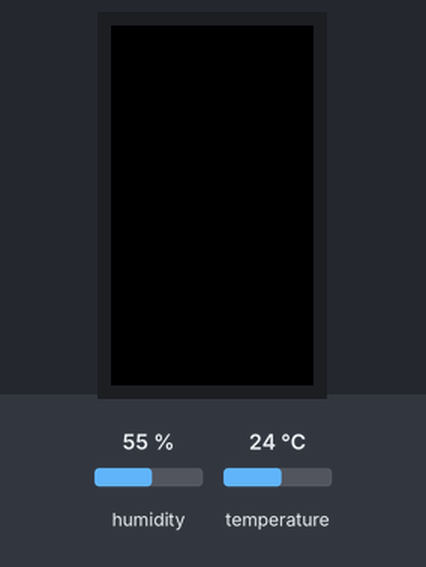
Simulated run of this sketch. Board: ESP32. On the bench: 240×135 colour display. Inputs (shaded band) come from the test bench; at power-on: humidity 55 %, temperature 24 °C. Nothing arrives over Bluetooth unless stated; a phone connects over Bluetooth LE 3 s after start; what the sketch prints to the serial monitor is not drawn.

Above: at 1.3 s.
1.4 s: humidity set to 22 %
At 10.9 s:
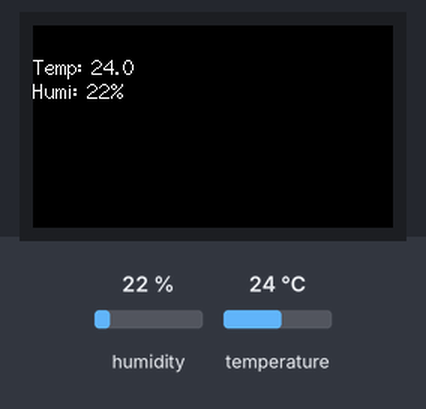
11.5 s: temperature set to 12 °C
At 20.5 s:
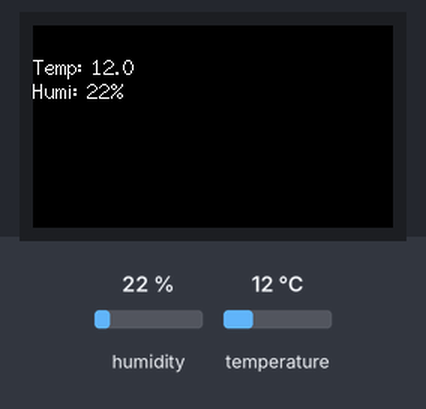
21.5 s: humidity set to 40 %
At 31.2 s:
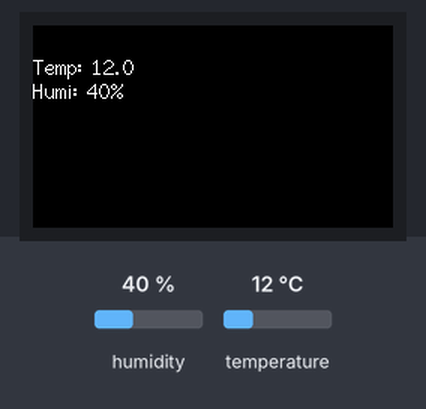
31.5 s: temperature set to 19 °C
Timing chart, 0 to 34.5 s (numbered marks = the images above; inputs shaded):
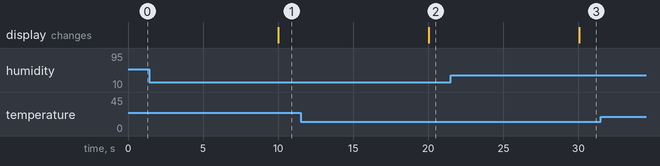

Measured:
- after the input at 1.4 s, the display: changes after 8.6 s (image 1)
- after the input at 11.5 s, the display: changes after 8.5 s (image 2)
- after the input at 21.5 s, the display: changes after 8.6 s (image 3)

The sketch:

temp.ino
```cpp
#include "M5StickCPlus.h"
#include "Adafruit_SGP30.h"
#include "DHT12.h"
#include <Wire.h>
#include "Adafruit_Sensor.h"
#include "Adafruit_SGP30.h"
#include "BLEDevice.h"
#include "BLEServer.h" // Bluetooth Low Energy
#include "BLEUtils.h" // Bluetooth Low Energy
#include "BLE2902.h"


#define temperatureCelsius

//define the bluetooh server name
#define bleServerName "BME280"

#define SERVICE_UUID "91bad492-b950-4226-aa2b-4ede9fa42f60"

float temp;
float hum;
DHT12 dht12;

bool deviceConnected = false;

// Timer variables
unsigned long lastTime = 0;
unsigned long timerDelay = 10000;

static BLEUUID bmeServiceUUID("91bad492-b950-4226-aa2b-4ede9fa42f59");

//BLE characteristic and descriptor
BLECharacteristic bmeTemperatureCelsiusCharacteristics("cba1d466-344c-4be3-ab3f-189f80dd7518", BLECharacteristic::PROPERTY_NOTIFY);
  BLEDescriptor bmeTemperatureCelsiusDescriptor(BLEUUID((uint16_t)0x2902));

//Humidity Charactertistic and descriptor
BLECharacteristic bmeHumidityCharacteristics("ca73b3ba-39f6-4ab3-91ae-186dc9577d99", BLECharacteristic::PROPERTY_NOTIFY);
BLEDescriptor bmeHumidityDescriptor(BLEUUID((uint16_t)0x2903));


//Setup callbacks onConnect and onDisconnect
class MyServerCallbacks: public BLEServerCallbacks {
  void onConnect(BLEServer* pServer) {
    deviceConnected = true;
  };
  void onDisconnect(BLEServer* pServer) {
    deviceConnected = false;
  }
};

void setup(){

  Serial.begin(115200);
  setupDHT12();
  setupBluetooth();

}
void loop() {
  if(deviceConnected){
    if((millis() - lastTime) > timerDelay){
      temp = dht12.readTemperature();
      hum = dht12.readHumidity();
      M5.Lcd.setCursor(0,20,2);
      M5.Lcd.printf("Temp: %2.1f \n", temp);
      M5.Lcd.printf("Humi: %2.0f%% \n", hum);

      //notify temperature reading from dht12
      static char temperatureCTemp[6];
      dtostrf(temp, 6, 2, temperatureCTemp);
      bmeTemperatureCelsiusCharacteristics.setValue(temperatureCTemp);
      bmeTemperatureCelsiusCharacteristics.notify();
      Serial.print("Temperature Celsius: ");
      Serial.print(temp);
      Serial.print(" ºC");

      //notify humidity reading from hum
      static char humidityTemp[6];
      dtostrf(hum, 6, 2, humidityTemp);
      //Set humidity Characteristic value and notify connected client
      bmeHumidityCharacteristics.setValue(humidityTemp);
      bmeHumidityCharacteristics.notify();
      Serial.print(" - Humidity: ");
      Serial.print(hum);
      Serial.println(" %");
      lastTime = millis();
    }
  }

}

//setup bluetooh and start advertising
void setupBluetooth(){

  //create the BLE device
  BLEDevice::init(bleServerName);

// Create the BLE Server
  BLEDevice::init(bleServerName);
  BLEServer *pServer = BLEDevice::createServer();
  pServer->setCallbacks(new MyServerCallbacks());

  //create BLE service
  BLEService *bmeService = pServer->createService(SERVICE_UUID);

 bmeService->addCharacteristic(&bmeTemperatureCelsiusCharacteristics);
    bmeTemperatureCelsiusDescriptor.setValue("BME temperature Celsius");
    bmeTemperatureCelsiusCharacteristics.addDescriptor(&bmeTemperatureCelsiusDescriptor);

  bmeService->addCharacteristic(&bmeHumidityCharacteristics);
  bmeHumidityDescriptor.setValue("BME humidity");
  bmeHumidityCharacteristics.addDescriptor(&bmeHumidityDescriptor);

  // Start the service
  bmeService->start();

  // Start advertising
  BLEAdvertising *pAdvertising = BLEDevice::getAdvertising();
  pAdvertising->addServiceUUID(SERVICE_UUID);
  pServer->getAdvertising()->start();
  Serial.println("Waiting a client connection to notify...");

}

//setup DHT12 sensor
void setupDHT12(){
  M5.begin();
  Wire.begin(0,26);
  M5.Lcd.setRotation(3);
}
```
